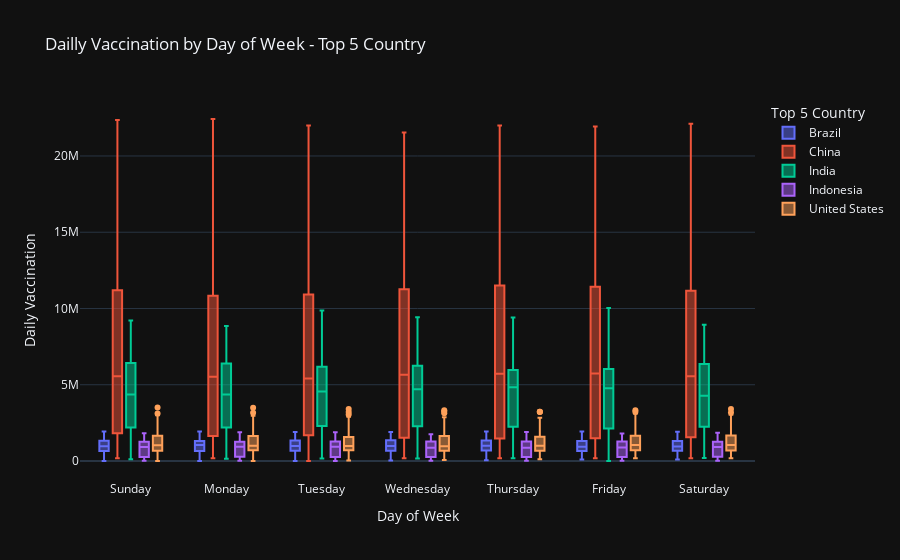

Notebook cell for this chart:
### Code cell
fig = px.box(top5_country_total_day,x='Day of Week',y='daily_vaccinations',color='country',
             labels={"country" : 'Top 5 Country', 'daily_vaccinations' : "Daily Vaccination"},
                title="Dailly Vaccination by Day of Week - Top 5 Country",template='plotly_dark')
fig.show()

### Figure 1 — Plotly figure (JSON) as saved in the notebook; plotly's stock layout.template omitted (floating-point values rounded to 4 significant figures; data arrays with more than 128 entries replaced by an {"elided": "..."} marker saying what was removed)
{"data": [{"alignmentgroup": "True", "hovertemplate": "Top 5 Country=Brazil<br>Day of Week=%{x}<br>Daily Vaccination=%{y}<extra></extra>", "legendgroup": "Brazil", "marker": {"color": "#636efa"}, "name": "Brazil", "notched": false, "offsetgroup": "Brazil", "orientation": "v", "showlegend": true, "type": "box", "x": {"elided": "404 str values"}, "x0": " ", "xaxis": "x", "y": {"elided": "404 int values"}, "y0": " ", "yaxis": "y"}, {"alignmentgroup": "True", "hovertemplate": "Top 5 Country=China<br>Day of Week=%{x}<br>Daily Vaccination=%{y}<extra></extra>", "legendgroup": "China", "marker": {"color": "#EF553B"}, "name": "China", "notched": false, "offsetgroup": "China", "orientation": "v", "showlegend": true, "type": "box", "x": {"elided": "437 str values"}, "x0": " ", "xaxis": "x", "y": {"elided": "437 int values"}, "y0": " ", "yaxis": "y"}, {"alignmentgroup": "True", "hovertemplate": "Top 5 Country=India<br>Day of Week=%{x}<br>Daily Vaccination=%{y}<extra></extra>", "legendgroup": "India", "marker": {"color": "#00cc96"}, "name": "India", "notched": false, "offsetgroup": "India", "orientation": "v", "showlegend": true, "type": "box", "x": {"elided": "406 str values"}, "x0": " ", "xaxis": "x", "y": {"elided": "406 int values"}, "y0": " ", "yaxis": "y"}, {"alignmentgroup": "True", "hovertemplate": "Top 5 Country=Indonesia<br>Day of Week=%{x}<br>Daily Vaccination=%{y}<extra></extra>", "legendgroup": "Indonesia", "marker": {"color": "#ab63fa"}, "name": "Indonesia", "notched": false, "offsetgroup": "Indonesia", "orientation": "v", "showlegend": true, "type": "box", "x": {"elided": "409 str values"}, "x0": " ", "xaxis": "x", "y": {"elided": "409 int values"}, "y0": " ", "yaxis": "y"}, {"alignmentgroup": "True", "hovertemplate": "Top 5 Country=United States<br>Day of Week=%{x}<br>Daily Vaccination=%{y}<extra></extra>", "legendgroup": "United States", "marker": {"color": "#FFA15A"}, "name": "United States", "notched": false, "offsetgroup": "United States", "orientation": "v", "showlegend": true, "type": "box", "x": {"elided": "439 str values"}, "x0": " ", "xaxis": "x", "y": {"elided": "439 int values"}, "y0": " ", "yaxis": "y"}], "layout": {"boxmode": "group", "legend": {"title": {"text": "Top 5 Country"}, "tracegroupgap": 0}, "title": {"text": "Dailly Vaccination by Day of Week - Top 5 Country"}, "xaxis": {"anchor": "y", "domain": [0, 1], "title": {"text": "Day of Week"}}, "yaxis": {"anchor": "x", "domain": [0, 1], "title": {"text": "Daily Vaccination"}}}}
